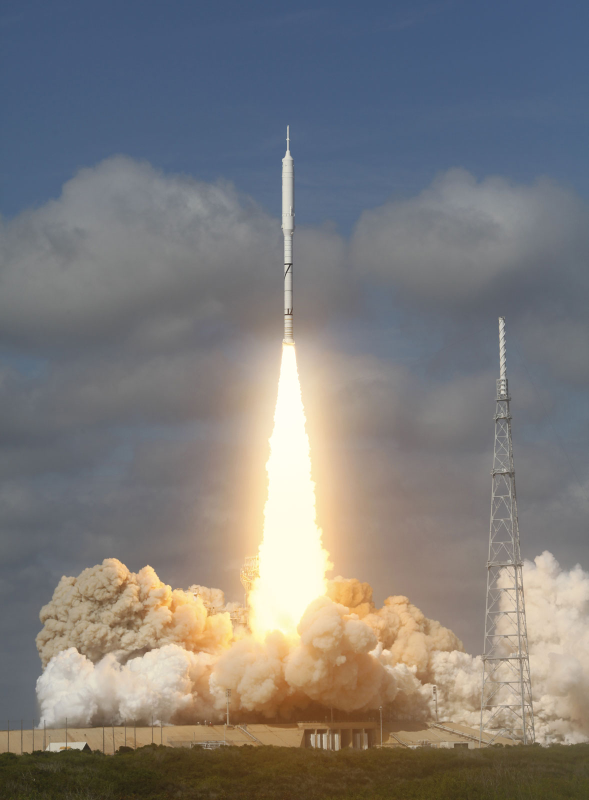
#> input picture A05/input/image1.jpg, 1177 x 1600 px, found by its file name (shown at 1/2 size)
$ python Program.py
#> lines starting #> are read from the running program, lines starting #| are printed output that depends on the picture; pictures that were not available may be replaced by others from this repository, and a replacement may not be noted
import numpy as np
import cv2

import numpy as np
import cv2
import time
import math

DEBUG=True

def show(img,title="image",wait=True):
    d=max(img.shape[:2])
    if d>1000:
        step=int(math.ceil(d/1000))
        img=img[::step,::step]
    if not DEBUG:
        return
    if np.all(0<=img) and np.all(img<256):
        cv2.imshow(title,np.uint8(img))
    else:
        print("normalized version")
        cv2.imshow(title,normalize(img))
    if wait:
        cv2.waitKey(0)
        cv2.destroyAllWindows()
    else:
        cv2.waitKey(1)

def normalize(img):
    img_copy=img*1.0
    img_copy-=np.min(img_copy)
    img_copy/=np.max(img_copy)
    img_copy*=255.9999
    return np.uint8(img_copy)

def showDiff(img1,img2,HI):
	diff=normalize(img2*1.0-cv2.warpPerspective(img1,HI,(0,0)))
	show(diff)

def matchMe(img1,img2):
	orb = cv2.ORB_create()
	kp1 = orb.detect(img1)
	kp2 = orb.detect(img2)

	kp1,des1 = orb.compute(img1,kp1)
	kp2,des2 = orb.compute(img2,kp2)

	bf = cv2.BFMatcher()
	matches = bf.knnMatch(des1,des2,k=2)

	#finds the potential matches and shows them.
	good = []
	for m,n in matches:
		if m.distance < 0.9*n.distance:
			print(des1[m.queryIdx])
			print(des2[m.trainIdx])
			print()
			good.append(m)

	connections = cv2.drawMatches(img1,kp1,img2,kp2,good,None)
	cv2.imwrite("output/matches.png",connections)
	show(connections)
	points1=[]
	points2=[]
	for m in good:
		pt1=kp1[m.queryIdx].pt
		pt2=kp2[m.trainIdx].pt
		points1.append(pt1)
		points2.append(pt2)
	return points1,points2

def homographyFind(img1,img2,points1,points2):
	#finds and shows the similar sections between the images.
	H,_=cv2.findHomography(np.float32(points2), np.float32(points1), cv2.RANSAC, 5.0)
	print(H)
	show(img1)
	show(cv2.warpPerspective(img2,H,(0,0)))
	HI=np.linalg.inv(H)
	show(img2)
	show(cv2.warpPerspective(img1,HI,(0,0)))
	return H,HI

def eroder(img1,img2,mask,transition_zone=129):
	show(mask)
	kernel = cv2.getStructuringElement(cv2.MORPH_ELLIPSE,(transition_zone,transition_zone))
	mask = cv2.erode(mask,kernel,iterations = 1)
	show(mask)
	return mask

def blurMask(out1,out2,mask,transition_zone=129):
	mask=cv2.blur(mask,(transition_zone,transition_zone))
	show(mask)
	out=mask/255*out1+(1-mask/255)*out2
	return out

def makePano(img1,img2):
	points1,points2=matchMe(img1,img2)
	H,HI=homographyFind(img1,img2,points1,points2)
	showDiff(img1,img2,HI)

	h,w,=img1.shape[:2]
	points=np.float64([[[0,0],[w-1,0],[0,h-1],[w-1,h-1]]])
	points=np.hstack((points,cv2.perspectiveTransform(points, H)))

	minx=np.min(points[0,:,0])
	maxx=np.max(points[0,:,0])
	miny=np.min(points[0,:,1])
	maxy=np.max(points[0,:,1])
	target_size=(int(maxx-minx),int(maxy-miny))
	translate=np.float64([[1,0,-minx],[0,1,-miny],[0,0,1]])
	out1=cv2.warpPerspective(img2,translate.dot(H),target_size)
	show(out1)
	mask=cv2.warpPerspective(np.uint8(img2*0+255),translate.dot(H),target_size)
	out2=cv2.warpPerspective(img1,translate,target_size)
	show(out2)
	diff=normalize((out1-1.0*out2)**2)
	cv2.imwrite("output/diff.png",diff)
	cv2.imwrite("output/out1.png",out1)
	cv2.imwrite("output/out2.png",out2)

	mask=eroder(img1,img2,mask)
	out= blurMask(out1,out2,mask)
	show(out)
	cv2.imwrite("output/out.png",np.uint8(out))
	return np.uint8(out)


img1=cv2.imread("input/image1.jpg")
#> img1 is the input picture: shape (1600, 1177, 3); mean B, G, R 122.2, 123.8, 126.3
img2=cv2.imread("input/image2.jpg")
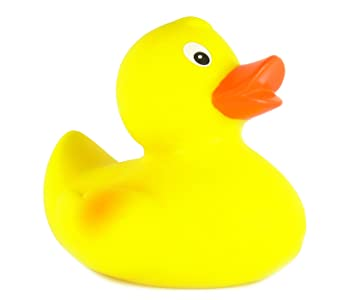
#> input picture A00/Input/image2.png, 355 x 300 px, given in place of image2.jpg, which was not available
#> img2 is the input picture: shape (300, 355, 3); mean B, G, R 144.2, 246, 252.7
img3=cv2.imread("input/image3.jpg")
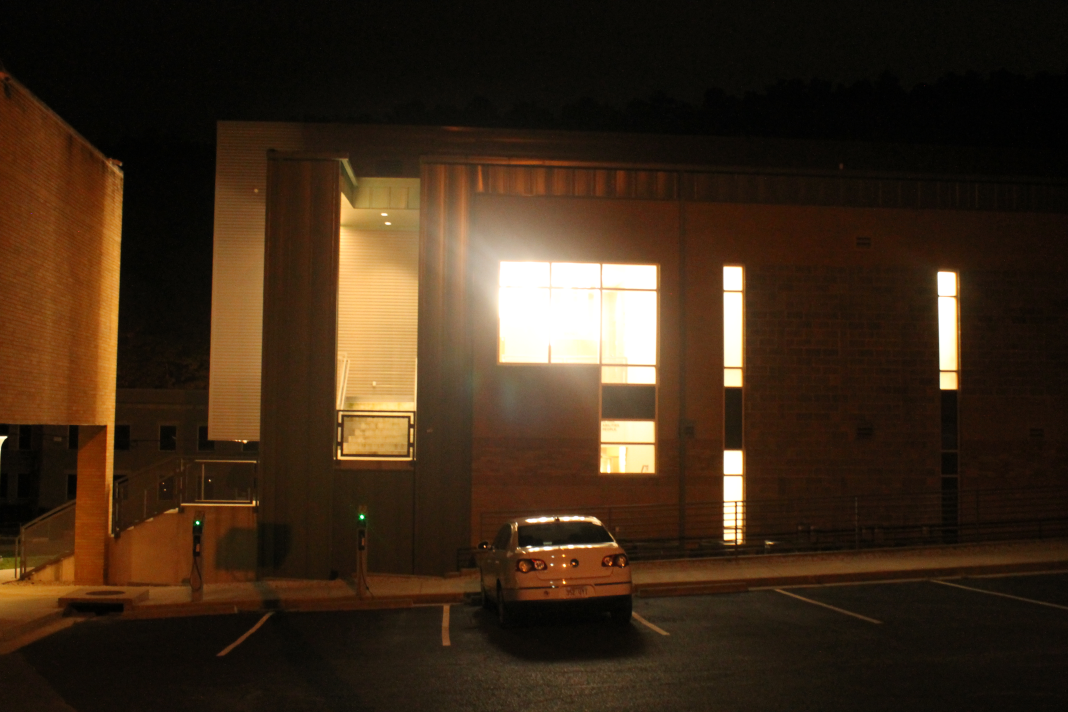
#> input picture A04/Input/image3.JPG, 4272 x 2848 px, found by its file name (shown at 1/4 size)
#> img3 is the input picture: shape (2848, 4272, 3); mean B, G, R 25.1, 42.3, 60.8
img1=cv2.resize(img1,(0,0),fx=.4,fy=.4)
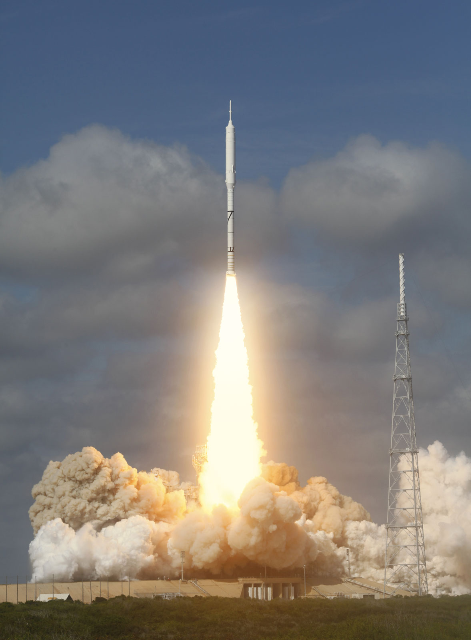
#> img1: shape (640, 471, 3); mean B, G, R 122.2, 123.8, 126.2
img2=cv2.resize(img2,(0,0),fx=.4,fy=.4)
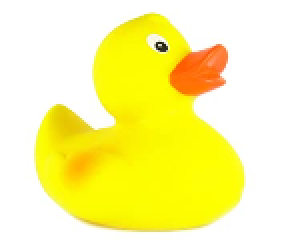
#> img2: shape (120, 142, 3) (shown 2 times larger); mean B, G, R 144.2, 246, 252.7
img3=cv2.resize(img3,(0,0),fx=.4,fy=.4)
#> img3: shape (1139, 1709, 3)
transition_zone=129

out1=makePano(img1,img2)
#> in matchMe, `kp1 = orb.detect(img1)`: kp1 = 499 keypoints; strongest (x, y, size): (231, 213, 31), (230, 251, 31), (228, 211, 31), (65, 598, 31)
#> in matchMe, `kp2 = orb.detect(img2)`: kp2 = 17 keypoints; strongest (x, y, size): (110, 37, 31), (84, 38, 37.2), (85, 41, 37.2), (85, 37, 31)
#> in matchMe, `matches = bf.knnMatch(des1,des2,k=2)`: matches = 499 matches
#> the loop in matchMe, `for m,n in matches:` made 499 passes
#> (printed output is left out)
#> after the loop in matchMe, `for m,n in matches:`: good = 82 matches
#> in matchMe, `connections = cv2.drawMatches(img1,kp1,img2,kp2,good,None)`:
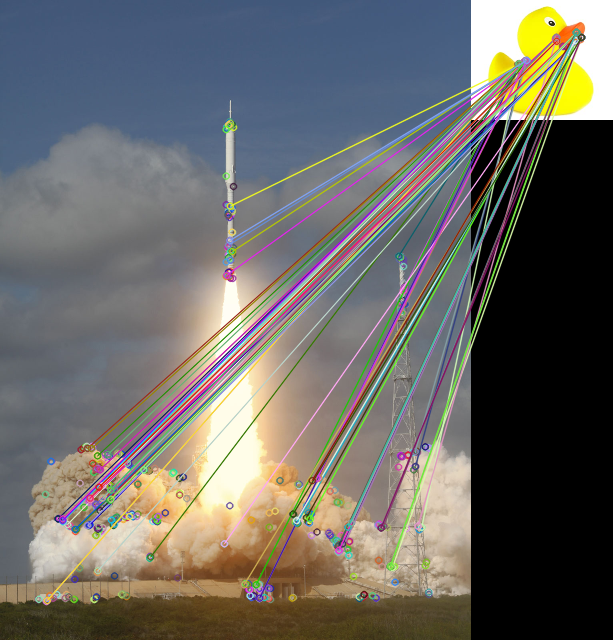
#> connections: shape (640, 613, 3); mean B, G, R 101.4, 105.5, 107.3
#> the loop in matchMe, `for m in good:` made 82 passes
#> (pt1, pt2) on passes 1 to 12: ((415, 466), (53.57, 60.48)), ((46, 601), (48, 64)), ((259, 598), (48, 64)), ((232, 251), (47.52, 63.36)), ((403, 290), (47.52, 63.36)), ((136, 469), (110, 37)), ((62, 519), (53.57, 60.48)), ((392, 567), (110, 37)), ((67, 524), (53.57, 60.48)), ((338, 546), (105, 32)), ((100, 469), (85, 37)), ((404, 287), (47.52, 63.36))
#> after the loop in matchMe, `for m in good:`: points1 = 82 pairs, first value 46 to 421.2, second value 205.6 to 601; points2 = 82 pairs, first value 46.8 to 110, second value 32 to 64
#> in homographyFind, `H,_=cv2.findHomography(np.float32(points2), np.float32(points1), cv2.R..`: H = [[-0.355, -0.621, 55.02], [-3.09, -5.92, 510.4], [-0.00605, -0.0116, 1]]
#> in homographyFind, `HI=np.linalg.inv(H)`: HI = [[-39, -144.2, 75761.5], [7.51, -183.2, 93084.4], [-0.149, -3, 1539]]
#> in show (call 5), `cv2.imshow(title,np.uint8(img))`:
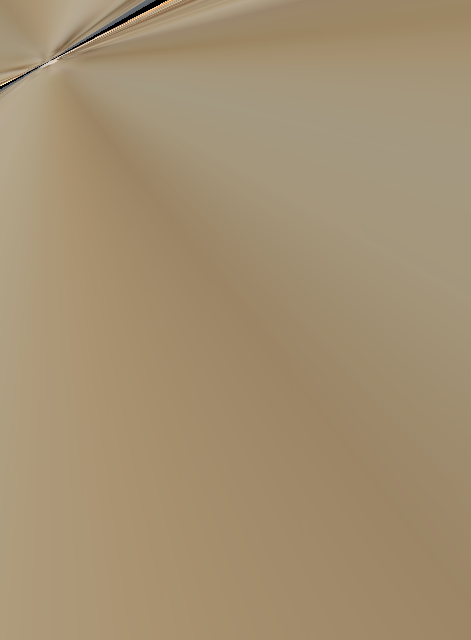
#> window 'image': shape (640, 471, 3); mean B, G, R 113.4, 143.9, 163.3
#> (the run stopped early here; a loop or call above may not have finished)
